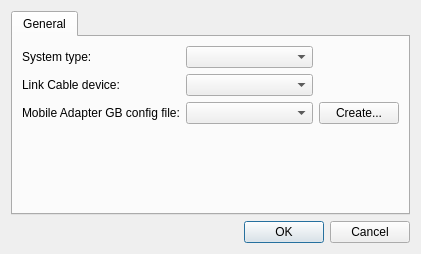
<?xml version="1.0" encoding="UTF-8"?>
<ui version="4.0">
 <class>SettingsDialog</class>
 <widget class="QDialog" name="SettingsDialog">
  <property name="geometry">
   <rect>
    <x>0</x>
    <y>0</y>
    <width>421</width>
    <height>254</height>
   </rect>
  </property>
  <property name="sizePolicy">
   <sizepolicy hsizetype="Fixed" vsizetype="Fixed">
    <horstretch>0</horstretch>
    <verstretch>0</verstretch>
   </sizepolicy>
  </property>
  <property name="windowTitle">
   <string>Settings - mbGB-Qt</string>
  </property>
  <layout class="QVBoxLayout" name="verticalLayout">
   <item>
    <widget class="QTabWidget" name="mainTabs">
     <property name="currentIndex">
      <number>0</number>
     </property>
     <widget class="QWidget" name="generalTab">
      <attribute name="title">
       <string>General</string>
      </attribute>
      <layout class="QGridLayout" name="gridLayout">
       <item row="1" column="1">
        <widget class="QComboBox" name="linkCombo">
         <property name="sizePolicy">
          <sizepolicy hsizetype="MinimumExpanding" vsizetype="Fixed">
           <horstretch>0</horstretch>
           <verstretch>0</verstretch>
          </sizepolicy>
         </property>
        </widget>
       </item>
       <item row="2" column="1">
        <widget class="QComboBox" name="mobileConfCombo"/>
       </item>
       <item row="0" column="0">
        <widget class="QLabel" name="systemLabel">
         <property name="sizePolicy">
          <sizepolicy hsizetype="Preferred" vsizetype="Preferred">
           <horstretch>0</horstretch>
           <verstretch>0</verstretch>
          </sizepolicy>
         </property>
         <property name="text">
          <string>System type:</string>
         </property>
        </widget>
       </item>
       <item row="2" column="2">
        <widget class="QPushButton" name="mobileConfButton">
         <property name="text">
          <string>Create...</string>
         </property>
        </widget>
       </item>
       <item row="0" column="1">
        <widget class="QComboBox" name="systemCombo">
         <property name="sizePolicy">
          <sizepolicy hsizetype="MinimumExpanding" vsizetype="Fixed">
           <horstretch>0</horstretch>
           <verstretch>0</verstretch>
          </sizepolicy>
         </property>
        </widget>
       </item>
       <item row="1" column="0">
        <widget class="QLabel" name="linkLabel">
         <property name="text">
          <string>Link Cable device:</string>
         </property>
        </widget>
       </item>
       <item row="2" column="0">
        <widget class="QLabel" name="mobileConfLabel">
         <property name="text">
          <string>Mobile Adapter GB config file:</string>
         </property>
        </widget>
       </item>
       <item row="3" column="0">
        <spacer name="tabSpacer">
         <property name="orientation">
          <enum>Qt::Vertical</enum>
         </property>
         <property name="sizeHint" stdset="0">
          <size>
           <width>20</width>
           <height>40</height>
          </size>
         </property>
        </spacer>
       </item>
      </layout>
     </widget>
    </widget>
   </item>
   <item>
    <widget class="QDialogButtonBox" name="confirmButtons">
     <property name="standardButtons">
      <set>QDialogButtonBox::Cancel|QDialogButtonBox::Ok</set>
     </property>
    </widget>
   </item>
  </layout>
 </widget>
 <resources/>
 <connections/>
</ui>
